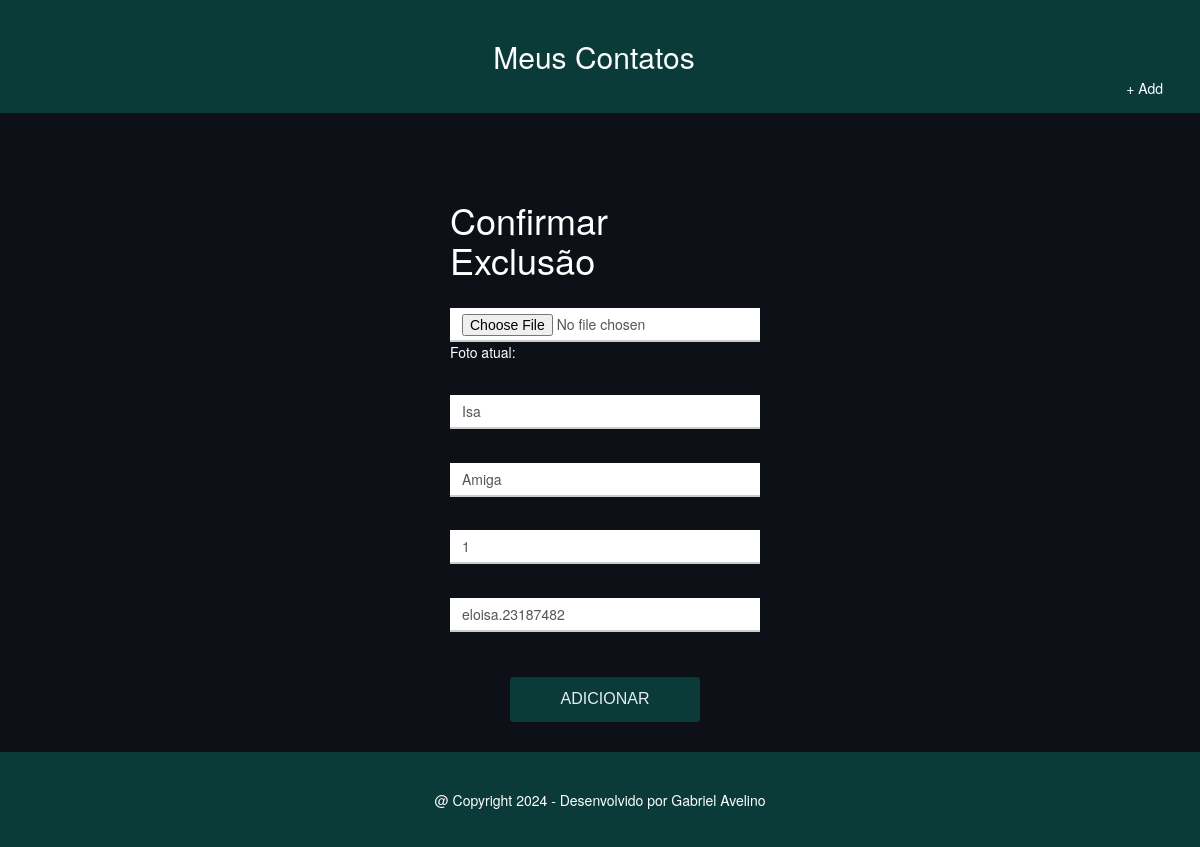
/edit/36/, run on the app's committed database.
### mycontacts/models.py (models this page shows)
class Contact(models.Model):
    foto = models.ImageField(upload_to=uploadImageFormater, null=True, blank=True)
    name = models.CharField(max_length=200)
    relation = models.CharField(max_length=200)
    phone = models.CharField(max_length=200)
    email = models.CharField(max_length=200)

### mycontacts/views.py (the view)
# urls.py: path('edit/<int:id>/', views.editar, name='edit_contact'),
def editar(request, id):
    contact = Contact.objects.get(id=id)
    return render(request, 'mycontacts/edit.html', {'contact': contact})

### mycontacts/templates/mycontacts/edit.html (shortened to what this page needs)
{% extends 'mycontacts/background.html' %}
{% load static %}
{% block content %}
<div class="container-add">
    <div class="col-xs-4 col-sm-4 col-md-4 col-lg-4 col-xs-offset-3">
        <h1 class="text">Confirmar Exclusão</h1>
        <form id="add-contact-form" enctype="multipart/form-data" class="form" role="form"
            action="{% url 'update_contact' contact.id %}" method="post">
            <div class="form-group">
                <input type="file" class="form-control" id="img" name="foto" placeholder="+ Upload" tabindex="1">
                <p class="text">Foto atual: {{ contact.foto.name }}</p>
            </div>
            <div class="form-group">
                <input type="text" class="form-control" id="name" name="name" placeholder="Nome" tabindex="1" required
                    value="{{ contact.name }}">
            </div>
            <div class="form-group">
                <input type="text" class="form-control" id="relation" name="relation" placeholder="Relação" tabindex="2"
                    required value="{{ contact.relation }}">
            </div>
            <div class="form-group">
                <input type="text" class="form-control" id="phone" name="phone" placeholder="Telefone" tabindex="3"
                    required value="{{ contact.phone }}">
            </div>
            <div class="form-group">
                <input type="text" class="form-control" id="email" name="email" placeholder="E-mail" tabindex="4"
                    required value="{{ contact.email }}">
            </div>
            <div class="text-center">
                <button type="submit" class="btn">Adicionar</button>
            </div>
        </form>
    </div>
</div>
{% endblock content %}

### mycontacts/static/css/show.css (style rules this page uses)
html { height: 100%; }
body { display: flex; flex-direction: column; justify-content: space-between; background-color: #0D1117; position: relative; margin: 0; min-height: 100%; }
.text { color: #fff; }

### mycontacts/static/css/add.css (style rules this page uses)
.container-add { padding-top: 15%; padding-left: 15%; }
.form-control { border-radius: 0; border-color: #ccc; border-width: 0 0 2px 0; border-style: none none solid none; box-shadow: none; }
.btn { background: 0 0 #0b3B39; border: 1px solid #0b3B39; border-radius: 3px; color: #E6EDF3; font-family: "Raleway", sans-serif; font-size: 16px; line-height: inherit; margin: 30px 0; padding: 10px 50px; text-transform: uppercase; transition: 1s all ease; }

### data on the page
Contact: name "Isa", relation "Amiga", phone "1", email "eloisa.23187482"
